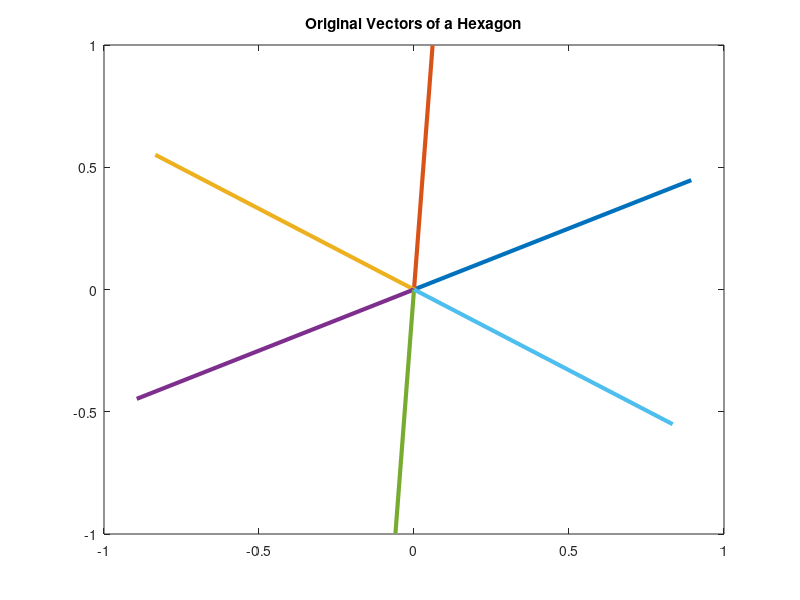
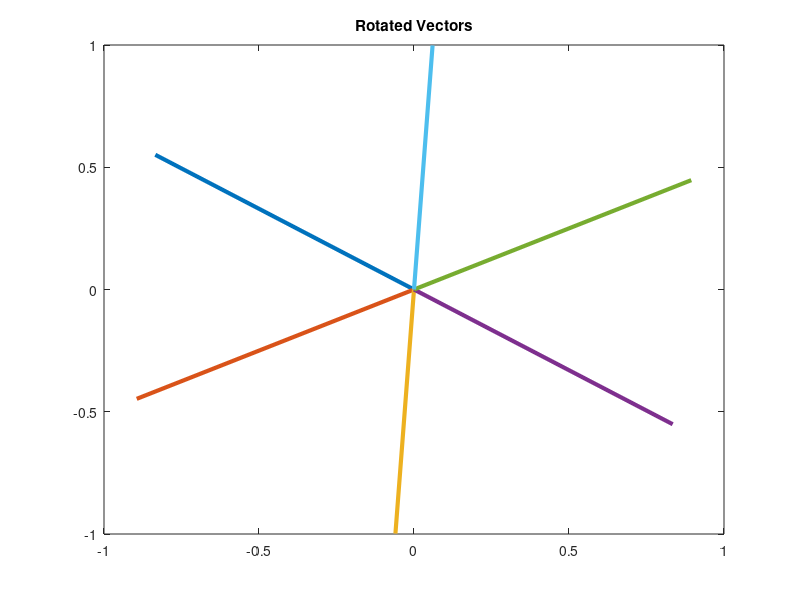
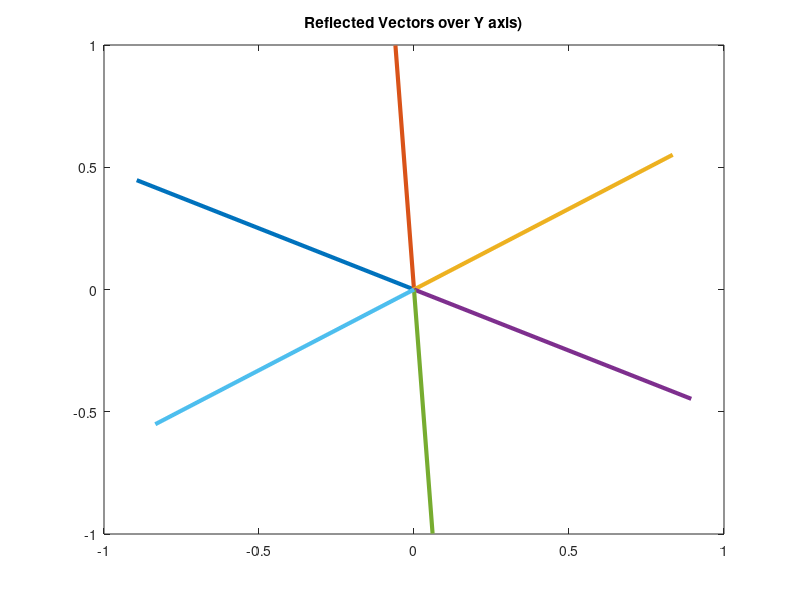
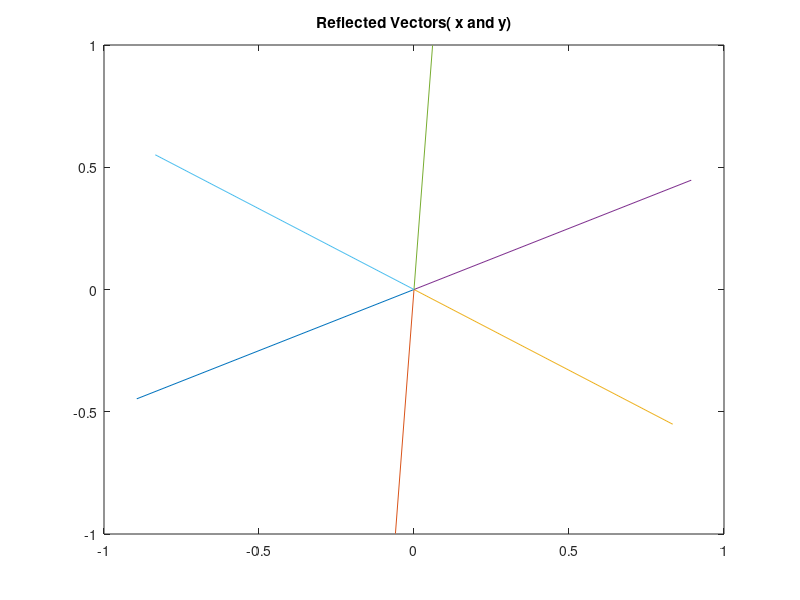

Reproduce these figures in MATLAB, in order.
close all
clear all
% Define the initial unit vector
u = [4/sqrt(20); 2/sqrt(20)]; 

% Define the rotation matrix function
theta = 2*pi / 6; % Angle for hexagon
R = [cos(theta), -sin(theta); sin(theta), cos(theta)];

% Initialize the matrix to store vectors
M = zeros(2, 6); 
M(:, 1) = u;

for i = 2:6
    M(:, i) = R^(i-1)*u; 
end

figure;     
origin = zeros(1,size(M,2)); 
plot([origin; M(1,:)],[origin; M(2,:)], 'LineWidth',3);
title('Original Vectors of a Hexagon')

%Part 2:
new_theta =  2*pi / 3; 

rotate_M = zeros(2, 6);

for i = 1:6
    rotate_M(:, i) = R^(i+1) * u;
end

% Plotting
figure;
origin = zeros(1, size(rotate_M, 2)); 
plot([origin; rotate_M(1, :)], [origin; rotate_M(2, :)],'LineWidth',3);

title('Rotated Vectors');

%Reflection across the x axis

figure;
reflect_M_y = M
reflect_M_y(1,:) = -reflect_M_y(1,:)
origin = zeros(1,size(reflect_M_y,2)); 
plot([origin; reflect_M_y(1,:)],[origin; reflect_M_y(2,:)],'Linewidth',3);
title('Reflected Vectors over Y axis)')




















figure;
reflect_M = -M;
origin = zeros(1,size(reflect_M,2)); 
plot([origin; reflect_M(1,:)],[origin; reflect_M(2,:)]);
title('Reflected Vectors( x and y)')









%Question 3:
theta1 = pi
